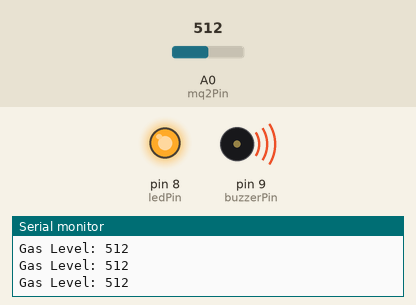
Bench run of a sketch on a simulated Arduino Uno, built with avr-gcc and run on an emulated ATmega328P. Shown: output pins drawn as LEDs (lit = HIGH), buzzer (waves = sounding, pin HIGH), the last lines printed to the serial monitor. The test bench sets the inputs (shaded band); at power-on: A0 (mq2Pin) = 512.

Above: at 1.2 s.
1.3 s: A0 (mq2Pin) set to 312
4.3 s: A0 (mq2Pin) set to 285
At 5.1 s:
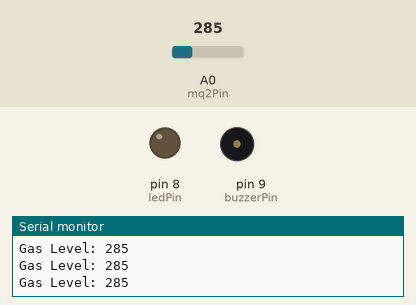
5.8 s: A0 (mq2Pin) set to 306
At 6.1 s:
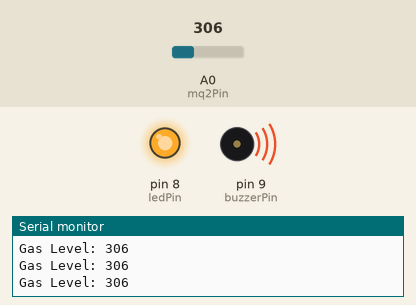
7.3 s: A0 (mq2Pin) set to 290
At 8.4 s:
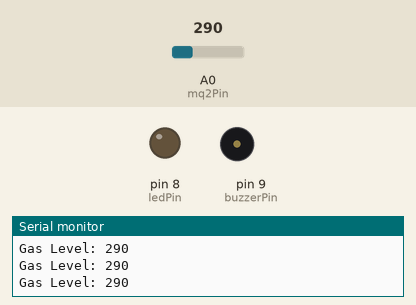
Timing chart, 0 to 9.8 s (numbered marks = the images above; inputs shaded):
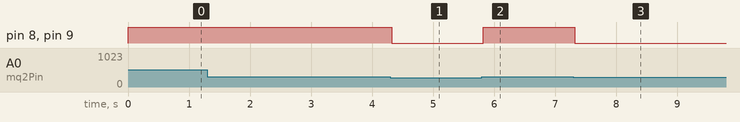

The sketch:

iot.ino
```cpp
// Gas Leakage Detector using MQ-2, LED, and Buzzer

int mq2Pin = A0;       // MQ-2 analog output
int ledPin = 8;        // LED pin
int buzzerPin = 9;     // Buzzer pin
int threshold = 300;   // Gas level threshold (adjust after testing)

void setup() {
  pinMode(ledPin, OUTPUT);
  pinMode(buzzerPin, OUTPUT);
  Serial.begin(9600);
}

void loop() {
  int gasValue = analogRead(mq2Pin);
  Serial.print("Gas Level: ");
  Serial.println(gasValue);

  if (gasValue > threshold) {
    digitalWrite(ledPin, HIGH);
    digitalWrite(buzzerPin, HIGH);
  } else {
    digitalWrite(ledPin, LOW);
    digitalWrite(buzzerPin, LOW);
  }
}
```

Measured:
- the behaviour switches between 301 and 300 on A0 (mq2Pin) (found by bisection; images 0 and 1)
- after the input at 4.3 s, pin 8 (ledPin), pin 9 (buzzerPin): HIGH → LOW at once
- after the input at 5.8 s, pin 8 (ledPin), pin 9 (buzzerPin): LOW → HIGH at once
- after the input at 7.3 s, pin 8 (ledPin), pin 9 (buzzerPin): HIGH → LOW at once
